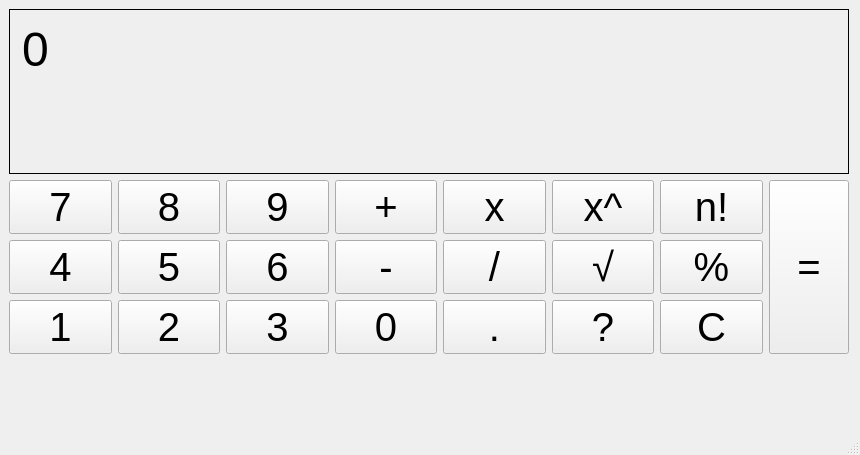
<?xml version="1.0" encoding="UTF-8"?>
<ui version="4.0">
 <class>CalculatorMainWindow</class>
 <widget class="QMainWindow" name="CalculatorMainWindow">
  <property name="geometry">
   <rect>
    <x>0</x>
    <y>0</y>
    <width>860</width>
    <height>455</height>
   </rect>
  </property>
  <property name="sizePolicy">
   <sizepolicy hsizetype="Preferred" vsizetype="Preferred">
    <horstretch>0</horstretch>
    <verstretch>0</verstretch>
   </sizepolicy>
  </property>
  <property name="minimumSize">
   <size>
    <width>860</width>
    <height>455</height>
   </size>
  </property>
  <property name="maximumSize">
   <size>
    <width>860</width>
    <height>455</height>
   </size>
  </property>
  <property name="cursor">
   <cursorShape>ArrowCursor</cursorShape>
  </property>
  <property name="windowTitle">
   <string>Calculator</string>
  </property>
  <property name="autoFillBackground">
   <bool>false</bool>
  </property>
  <property name="tabShape">
   <enum>QTabWidget::Rounded</enum>
  </property>
  <widget class="QWidget" name="centralwidget">
   <widget class="QWidget" name="verticalLayoutWidget">
    <property name="geometry">
     <rect>
      <x>9</x>
      <y>9</y>
      <width>842</width>
      <height>401</height>
     </rect>
    </property>
    <layout class="QVBoxLayout" name="verticalLayout">
     <property name="sizeConstraint">
      <enum>QLayout::SetFixedSize</enum>
     </property>
     <item>
      <widget class="QLabel" name="OutputLabel">
       <property name="minimumSize">
        <size>
         <width>840</width>
         <height>165</height>
        </size>
       </property>
       <property name="maximumSize">
        <size>
         <width>840</width>
         <height>165</height>
        </size>
       </property>
       <property name="font">
        <font>
         <pointsize>36</pointsize>
        </font>
       </property>
       <property name="layoutDirection">
        <enum>Qt::LeftToRight</enum>
       </property>
       <property name="frameShape">
        <enum>QFrame::Box</enum>
       </property>
       <property name="frameShadow">
        <enum>QFrame::Plain</enum>
       </property>
       <property name="text">
        <string>0</string>
       </property>
       <property name="alignment">
        <set>Qt::AlignLeading|Qt::AlignLeft|Qt::AlignTop</set>
       </property>
       <property name="margin">
        <number>15</number>
       </property>
      </widget>
     </item>
     <item>
      <layout class="QHBoxLayout" name="horizontalLayout" stretch="0,0">
       <property name="sizeConstraint">
        <enum>QLayout::SetFixedSize</enum>
       </property>
       <item>
        <layout class="QGridLayout" name="gridLayout">
         <property name="sizeConstraint">
          <enum>QLayout::SetFixedSize</enum>
         </property>
         <item row="1" column="5">
          <widget class="QPushButton" name="Button_Sqrt">
           <property name="font">
            <font>
             <pointsize>30</pointsize>
            </font>
           </property>
           <property name="text">
            <string>√</string>
           </property>
           <property name="iconSize">
            <size>
             <width>15</width>
             <height>15</height>
            </size>
           </property>
          </widget>
         </item>
         <item row="1" column="0">
          <widget class="QPushButton" name="Button_Four">
           <property name="font">
            <font>
             <pointsize>30</pointsize>
            </font>
           </property>
           <property name="text">
            <string>4</string>
           </property>
           <property name="iconSize">
            <size>
             <width>15</width>
             <height>15</height>
            </size>
           </property>
          </widget>
         </item>
         <item row="2" column="6">
          <widget class="QPushButton" name="Button_C">
           <property name="font">
            <font>
             <pointsize>30</pointsize>
            </font>
           </property>
           <property name="text">
            <string>C</string>
           </property>
           <property name="iconSize">
            <size>
             <width>15</width>
             <height>15</height>
            </size>
           </property>
          </widget>
         </item>
         <item row="0" column="0">
          <widget class="QPushButton" name="Button_Seven">
           <property name="font">
            <font>
             <pointsize>30</pointsize>
            </font>
           </property>
           <property name="autoFillBackground">
            <bool>false</bool>
           </property>
           <property name="text">
            <string>7</string>
           </property>
           <property name="iconSize">
            <size>
             <width>15</width>
             <height>15</height>
            </size>
           </property>
           <property name="autoDefault">
            <bool>false</bool>
           </property>
          </widget>
         </item>
         <item row="1" column="3">
          <widget class="QPushButton" name="Button_Minus">
           <property name="font">
            <font>
             <pointsize>30</pointsize>
            </font>
           </property>
           <property name="text">
            <string>-</string>
           </property>
           <property name="iconSize">
            <size>
             <width>15</width>
             <height>15</height>
            </size>
           </property>
          </widget>
         </item>
         <item row="0" column="6">
          <widget class="QPushButton" name="Button_Factorial">
           <property name="font">
            <font>
             <pointsize>30</pointsize>
            </font>
           </property>
           <property name="text">
            <string>n!</string>
           </property>
           <property name="iconSize">
            <size>
             <width>15</width>
             <height>15</height>
            </size>
           </property>
          </widget>
         </item>
         <item row="2" column="0">
          <widget class="QPushButton" name="Button_One">
           <property name="font">
            <font>
             <pointsize>30</pointsize>
            </font>
           </property>
           <property name="text">
            <string>1</string>
           </property>
           <property name="iconSize">
            <size>
             <width>15</width>
             <height>15</height>
            </size>
           </property>
          </widget>
         </item>
         <item row="1" column="4">
          <widget class="QPushButton" name="Button_Divide">
           <property name="font">
            <font>
             <pointsize>30</pointsize>
            </font>
           </property>
           <property name="text">
            <string>/</string>
           </property>
           <property name="iconSize">
            <size>
             <width>15</width>
             <height>15</height>
            </size>
           </property>
          </widget>
         </item>
         <item row="1" column="2">
          <widget class="QPushButton" name="Button_Six">
           <property name="font">
            <font>
             <pointsize>30</pointsize>
            </font>
           </property>
           <property name="text">
            <string>6</string>
           </property>
           <property name="iconSize">
            <size>
             <width>15</width>
             <height>15</height>
            </size>
           </property>
          </widget>
         </item>
         <item row="1" column="6">
          <widget class="QPushButton" name="Button_Percent">
           <property name="font">
            <font>
             <pointsize>30</pointsize>
            </font>
           </property>
           <property name="text">
            <string>%</string>
           </property>
           <property name="iconSize">
            <size>
             <width>15</width>
             <height>15</height>
            </size>
           </property>
          </widget>
         </item>
         <item row="1" column="1">
          <widget class="QPushButton" name="Button_Five">
           <property name="font">
            <font>
             <pointsize>30</pointsize>
            </font>
           </property>
           <property name="text">
            <string>5</string>
           </property>
           <property name="iconSize">
            <size>
             <width>15</width>
             <height>15</height>
            </size>
           </property>
          </widget>
         </item>
         <item row="0" column="1">
          <widget class="QPushButton" name="Button_Eight">
           <property name="font">
            <font>
             <pointsize>30</pointsize>
            </font>
           </property>
           <property name="text">
            <string>8</string>
           </property>
           <property name="iconSize">
            <size>
             <width>15</width>
             <height>15</height>
            </size>
           </property>
          </widget>
         </item>
         <item row="0" column="2">
          <widget class="QPushButton" name="Button_Nine">
           <property name="font">
            <font>
             <pointsize>30</pointsize>
            </font>
           </property>
           <property name="text">
            <string>9</string>
           </property>
           <property name="iconSize">
            <size>
             <width>15</width>
             <height>15</height>
            </size>
           </property>
          </widget>
         </item>
         <item row="0" column="3">
          <widget class="QPushButton" name="Button_Plus">
           <property name="font">
            <font>
             <pointsize>30</pointsize>
            </font>
           </property>
           <property name="text">
            <string>+</string>
           </property>
           <property name="iconSize">
            <size>
             <width>15</width>
             <height>15</height>
            </size>
           </property>
          </widget>
         </item>
         <item row="0" column="4">
          <widget class="QPushButton" name="Button_Times">
           <property name="font">
            <font>
             <pointsize>30</pointsize>
            </font>
           </property>
           <property name="text">
            <string>x</string>
           </property>
           <property name="iconSize">
            <size>
             <width>15</width>
             <height>15</height>
            </size>
           </property>
          </widget>
         </item>
         <item row="0" column="5">
          <widget class="QPushButton" name="Button_Power">
           <property name="font">
            <font>
             <pointsize>30</pointsize>
            </font>
           </property>
           <property name="text">
            <string>x^</string>
           </property>
           <property name="iconSize">
            <size>
             <width>15</width>
             <height>15</height>
            </size>
           </property>
          </widget>
         </item>
         <item row="2" column="1">
          <widget class="QPushButton" name="Button_Two">
           <property name="font">
            <font>
             <pointsize>30</pointsize>
            </font>
           </property>
           <property name="text">
            <string>2</string>
           </property>
           <property name="iconSize">
            <size>
             <width>15</width>
             <height>15</height>
            </size>
           </property>
          </widget>
         </item>
         <item row="2" column="2">
          <widget class="QPushButton" name="Button_Three">
           <property name="font">
            <font>
             <pointsize>30</pointsize>
            </font>
           </property>
           <property name="text">
            <string>3</string>
           </property>
           <property name="iconSize">
            <size>
             <width>15</width>
             <height>15</height>
            </size>
           </property>
          </widget>
         </item>
         <item row="2" column="3">
          <widget class="QPushButton" name="Button_Zero">
           <property name="font">
            <font>
             <pointsize>30</pointsize>
            </font>
           </property>
           <property name="text">
            <string>0</string>
           </property>
           <property name="iconSize">
            <size>
             <width>15</width>
             <height>15</height>
            </size>
           </property>
          </widget>
         </item>
         <item row="2" column="4">
          <widget class="QPushButton" name="Button_Dot">
           <property name="font">
            <font>
             <pointsize>30</pointsize>
            </font>
           </property>
           <property name="text">
            <string>.</string>
           </property>
           <property name="iconSize">
            <size>
             <width>15</width>
             <height>15</height>
            </size>
           </property>
          </widget>
         </item>
         <item row="2" column="5">
          <widget class="QPushButton" name="Button_Hint">
           <property name="font">
            <font>
             <pointsize>30</pointsize>
            </font>
           </property>
           <property name="text">
            <string>?</string>
           </property>
           <property name="iconSize">
            <size>
             <width>15</width>
             <height>15</height>
            </size>
           </property>
          </widget>
         </item>
        </layout>
       </item>
       <item>
        <widget class="QPushButton" name="Button_Equals">
         <property name="enabled">
          <bool>true</bool>
         </property>
         <property name="sizePolicy">
          <sizepolicy hsizetype="Maximum" vsizetype="Preferred">
           <horstretch>0</horstretch>
           <verstretch>0</verstretch>
          </sizepolicy>
         </property>
         <property name="font">
          <font>
           <pointsize>30</pointsize>
          </font>
         </property>
         <property name="text">
          <string>=</string>
         </property>
        </widget>
       </item>
      </layout>
     </item>
    </layout>
   </widget>
  </widget>
  <widget class="QMenuBar" name="menubar">
   <property name="geometry">
    <rect>
     <x>0</x>
     <y>0</y>
     <width>860</width>
     <height>21</height>
    </rect>
   </property>
  </widget>
  <widget class="QStatusBar" name="statusbar"/>
 </widget>
 <resources/>
 <connections/>
</ui>
